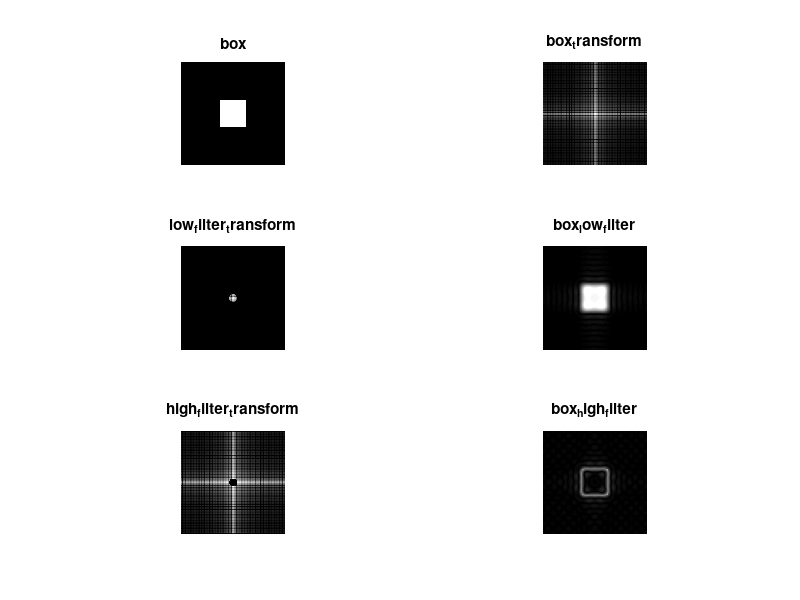

The MATLAB source for this figure:
% filter in the frequency domain


% filter matrix
[x1,y1]=meshgrid(-128:127,-128:127);
e=sqrt(x1.^2+y1.^2);
f1 = (e<10);
f2 = (e>10);
% make a box image
c = zeros(256,256);
c(96:160,96:160) = 1;
% make a fourier transform
cf1 = fftshift(fft2(c));
cf_log = mat2gray(log(1+abs(cf1)));

% low pass filter in frequent
cf2 = cf1.* f1;
cf2_log = mat2gray(log(1+abs(cf2)));
% high pass filer in frequent
cf3 = cf1.* f2;
cf3_log = mat2gray(log(1+abs(cf3)));

% inverse fourier transform
cf2i = ifft2(cf2);
cf3i = ifft2(cf3);

figure,
subplot(3,2,1), imshow(c),title('box');
subplot(3,2,2), imshow(cf_log),title('box_transform');
subplot(3,2,3), imshow(cf2_log),title('low_filter_transform');
subplot(3,2,4), imshow(abs(cf2i)),title('box_low_filter');
subplot(3,2,5), imshow(cf3_log),title('high_filter_transform');
subplot(3,2,6), imshow(abs(cf3i)),title('box_high_filter');
